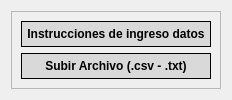
             <widget class="QWidget" name="enter_data">
              <attribute name="title">
               <string>Enter_Data</string>
              </attribute>
              <layout class="QGridLayout" name="gridLayout_71">
               <item row="0" column="0">
                <widget class="QFrame" name="frame_20">
                 <property name="maximumSize">
                  <size>
                   <width>399</width>
                   <height>300</height>
                  </size>
                 </property>
                 <property name="frameShape">
                  <enum>QFrame::Shape::StyledPanel</enum>
                 </property>
                 <property name="frameShadow">
                  <enum>QFrame::Shadow::Raised</enum>
                 </property>
                 <layout class="QVBoxLayout" name="verticalLayout_17">
                  <item>
                   <widget class="QPushButton" name="descargar_documentacion">
                    <property name="maximumSize">
                     <size>
                      <width>16777215</width>
                      <height>30</height>
                     </size>
                    </property>
                    <property name="font">
                     <font>
                      <bold>true</bold>
                     </font>
                    </property>
                    <property name="styleSheet">
                     <string notr="true">background-color: #d9d9d9;
color: black;
border: 1px solid black;
border-radius: 15px;
padding:5px;
box-shadow: 5px 5px 15px rgba(0, 0, 0, 0.3);
</string>
                    </property>
                    <property name="text">
                     <string>Instrucciones de ingreso datos</string>
                    </property>
                    <property name="icon">
                     <iconset theme="QIcon::ThemeIcon::Printer"/>
                    </property>
                   </widget>
                  </item>
                  <item>
                   <widget class="QPushButton" name="boton_subir_archivo">
                    <property name="maximumSize">
                     <size>
                      <width>16777215</width>
                      <height>30</height>
                     </size>
                    </property>
                    <property name="font">
                     <font>
                      <family>Segoe UI</family>
                      <bold>true</bold>
                     </font>
                    </property>
                    <property name="styleSheet">
                     <string notr="true">background-color: #d9d9d9;
color: black;
border: 1px solid black;
border-radius: 15px;
padding:5px;
box-shadow: 5px 5px 15px rgba(0, 0, 0, 0.3);
</string>
                    </property>
                    <property name="text">
                     <string>Subir Archivo (.csv - .txt)</string>
                    </property>
                    <property name="icon">
                     <iconset theme="QIcon::ThemeIcon::DocumentOpen"/>
                    </property>
                   </widget>
                  </item>
                 </layout>
                </widget>
               </item>
              </layout>
             </widget>
